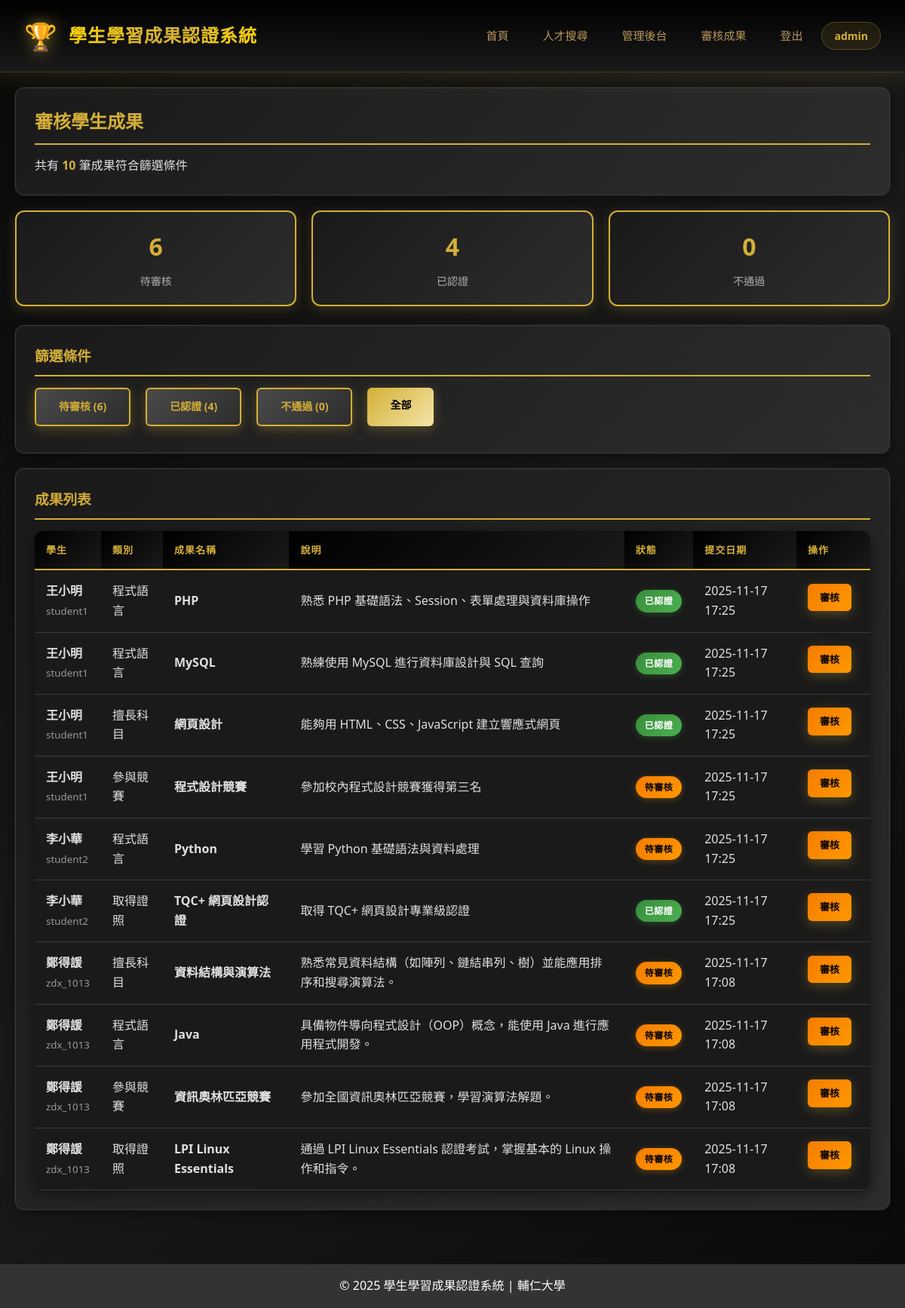
/admin_review.php?filter=all (signed in), run on an earlier commit of the app's database.
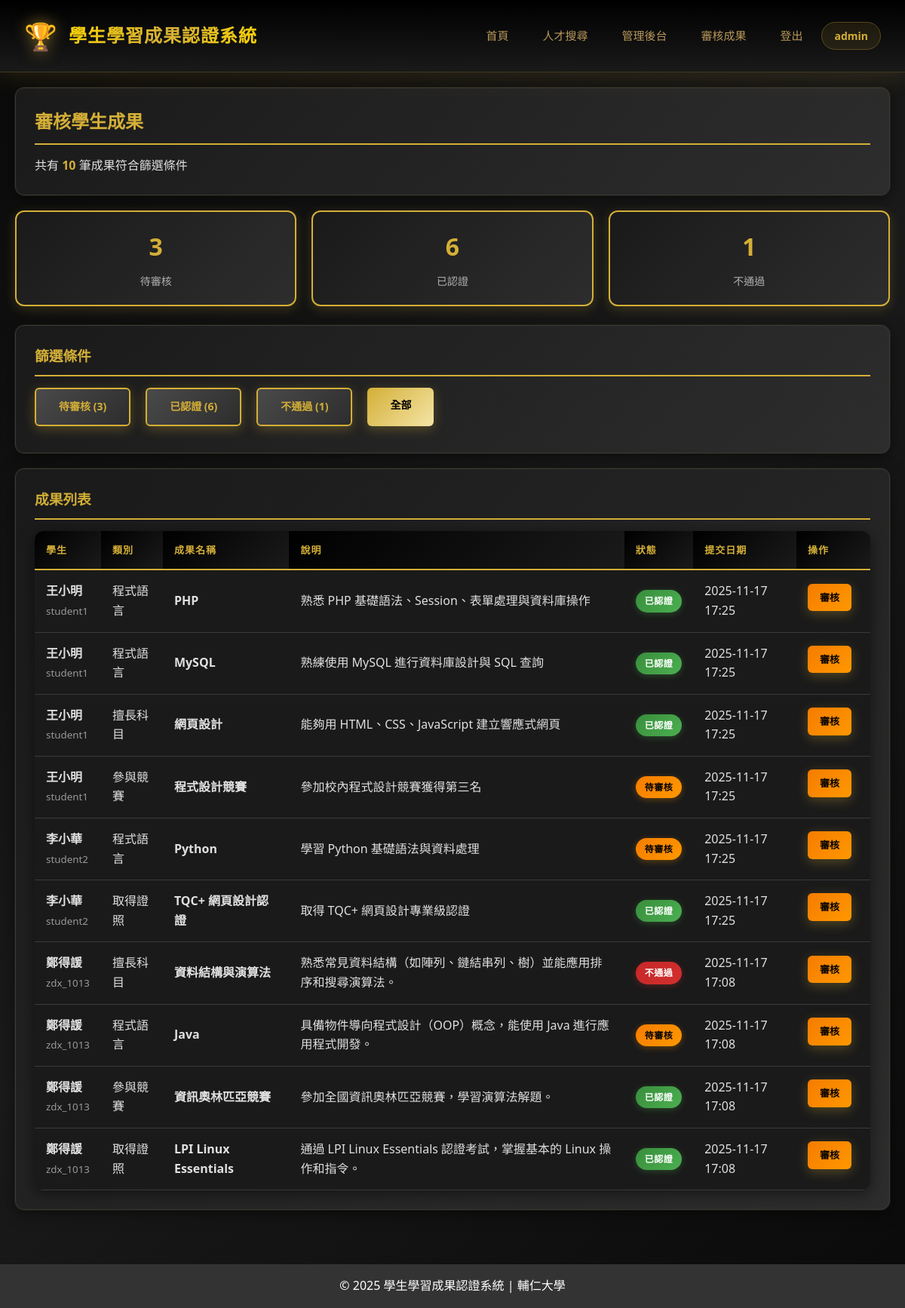
And on a later commit of the database.
### tables this page shows
CREATE TABLE `achievements` (
  `id` int(11) NOT NULL,
  `user_id` int(11) NOT NULL,
  `category` enum('subject','language','competition','certificate') NOT NULL COMMENT '擅長科目/程式語言/參與競賽/取得證照',
  `title` varchar(200) NOT NULL COMMENT '成果名稱',
  `description` text DEFAULT NULL COMMENT '成果描述',
  `status` enum('pending','approved','rejected') DEFAULT 'pending' COMMENT '待審核/已認證/不通過',
  `review_note` text DEFAULT NULL COMMENT '審核備註',
  `reviewed_by` int(11) DEFAULT NULL COMMENT '審核者ID',
  `reviewed_at` timestamp NULL DEFAULT NULL COMMENT '審核時間',
  `created_at` timestamp NULL DEFAULT current_timestamp(),
  `updated_at` timestamp NULL DEFAULT current_timestamp() ON UPDATE current_timestamp()
);

CREATE TABLE `users` (
  `id` int(11) NOT NULL,
  `username` varchar(50) NOT NULL,
  `password` varchar(255) NOT NULL,
  `email` varchar(100) NOT NULL,
  `full_name` varchar(100) NOT NULL,
  `role` enum('student','admin') DEFAULT 'student',
  `photo` varchar(255) DEFAULT NULL,
  `bio` text DEFAULT NULL,
  `created_at` timestamp NULL DEFAULT current_timestamp()
);

### config.php (called while the page is built, shortened)
<?php
function isLoggedIn() {
    return isset($_SESSION['user_id']);
}
function isAdmin() {
    return isset($_SESSION['role']) && $_SESSION['role'] === 'admin';
}
?>

### admin_review.php (the view, shortened to what this page needs)
<?php
require_once 'config.php';
    ?>
    <?php
$filter_status = $_GET['filter'] ?? 'pending';
$sql = "
    SELECT a.*, u.full_name, u.username, u.email
    FROM achievements a
    JOIN users u ON a.user_id = u.id
";
if ($filter_status !== 'all') {
    $sql .= " WHERE a.status = ?";
    $params = [$filter_status];
} else {
    $params = [];
}
$sql .= " ORDER BY a.created_at DESC";
$stmt = $pdo->prepare($sql);
$stmt->execute($params);
$achievements = $stmt->fetchAll();
$stmt = $pdo->query("
    SELECT status, COUNT(*) as count
    FROM achievements
    GROUP BY status
");
$stats = ['pending' => 0, 'approved' => 0, 'rejected' => 0];
while ($row = $stmt->fetch()) {
    $stats[$row['status']] = $row['count'];
}
include 'header.php';
?>
<div class="card">
    <h2>審核學生成果</h2>
    <p>共有 <strong style="color: #d4af37;"><?php echo count($achievements); ?></strong> 筆成果符合篩選條件</p>
</div>
<div class="stats-grid">
    <div class="stat-card">
        <h3><?php echo $stats['pending']; ?></h3>
        <p>待審核</p>
    </div>
    <div class="stat-card">
        <h3><?php echo $stats['approved']; ?></h3>
        <p>已認證</p>
    </div>
    <div class="stat-card">
        <h3><?php echo $stats['rejected']; ?></h3>
        <p>不通過</p>
    </div>
</div>
<div class="card">
    <h3>篩選條件</h3>
    <div style="display: flex; gap: 10px; flex-wrap: wrap;">
        <a href="?filter=pending" class="btn <?php echo $filter_status === 'pending' ? 'btn-warning' : 'btn-secondary'; ?>">
            待審核 (<?php echo $stats['pending']; ?>)
        </a>
        <a href="?filter=approved" class="btn <?php echo $filter_status === 'approved' ? 'btn-success' : 'btn-secondary'; ?>">
            已認證 (<?php echo $stats['approved']; ?>)
        </a>
        <a href="?filter=rejected" class="btn <?php echo $filter_status === 'rejected' ? 'btn-danger' : 'btn-secondary'; ?>">
            不通過 (<?php echo $stats['rejected']; ?>)
        </a>
        <a href="?filter=all" class="btn <?php echo $filter_status === 'all' ? '' : 'btn-secondary'; ?>">
            全部
        </a>
    </div>
</div>
<div class="card">
    <h3>成果列表</h3>
    <?php if (count($achievements) > 0): ?>
        <div class="table-container">
            <table>
                <thead>
                    <tr>
                        <th>學生</th>
                        <th>類別</th>
                        <th>成果名稱</th>
                        <th>說明</th>
                        <th>狀態</th>
                        <th>提交日期</th>
                        <th>操作</th>
                    </tr>
                </thead>
                <tbody>
                    <?php
                    $categories = [
                        'subject' => '擅長科目',
                        'language' => '程式語言',
                        'competition' => '參與競賽',
                        'certificate' => '取得證照'
                    ];
                    $status_labels = [
                        'pending' => '待審核',
                        'approved' => '已認證',
                        'rejected' => '不通過'
                    ];
                    foreach ($achievements as $item):
                    ?>
                    <tr>
                        <td>
                            <strong><?php echo htmlspecialchars($item['full_name']); ?></strong>
                            <br><small style="color: #999;"><?php echo htmlspecialchars($item['username']); ?></small>
                        </td>
                        <td><?php echo $categories[$item['category']] ?? $item['category']; ?></td>
                        <td><strong><?php echo htmlspecialchars($item['title']); ?></strong></td>
                        <td>
                            <?php if (!empty($item['description'])): ?>
                                <?php echo htmlspecialchars(mb_substr($item['description'], 0, 50)); ?>
                            <?php else: ?>
                                <span style="color: #999;">無說明</span>
                            <?php endif; ?>
                        </td>
                        <td style="white-space: nowrap;">
                            <span class="badge badge-<?php echo $item['status']; ?>">
                                <?php echo $status_labels[$item['status']] ?? $item['status']; ?>
                            </span>
                        </td>
                        <td><?php echo date('Y-m-d H:i', strtotime($item['created_at'])); ?></td>
                        <td>
                            <a href="admin_review.php?id=<?php echo $item['id']; ?>" class="btn btn-small btn-warning" style="text-align: center; white-space: nowrap;">
                                審核
                            </a>
                        </td>
                    </tr>
                    <?php endforeach; ?>
                </tbody>
            </table>
        </div>
    <?php else: ?>
        <p style="text-align: center; padding: 40px; color: #b0b0b0;">沒有符合條件的成果</p>
    <?php endif; ?>
</div>
<?php include 'footer.php'; ?>

### header.php (shortened to what this page needs)
<!DOCTYPE html>
<html lang="zh-TW">
<head>
</head>
<body>
    <header>
        <div class="header-content">
            <div class="logo-section">
                <span class="logo-icon">🏆</span>
                <h1 class="logo-text">學生學習成果認證系統</h1>
            </div>
            <nav>
                <ul>
                    <li><a href="index.php">首頁</a></li>
                    <li><a href="search.php">人才搜尋</a></li>
                    <?php if (isLoggedIn()): ?>
                        <?php if (isAdmin()): ?>
                            <li><a href="admin_dashboard.php">管理後台</a></li>
                            <li><a href="admin_review.php">審核成果</a></li>
                        <?php else: ?>
                            <li><a href="student_profile.php">我的資料</a></li>
                            <li><a href="student_achievements.php">我的成果</a></li>
                        <?php endif; ?>
                        <li><a href="logout.php">登出</a></li>
                        <li><span class="username"><?php echo htmlspecialchars($_SESSION['username'] ?? ''); ?></span></li>
                    <?php else: ?>
                        <li><a href="login.php">登入</a></li>
                        <li><a href="register.php">註冊</a></li>
                    <?php endif; ?>
                </ul>
            </nav>
        </div>
    </header>
    <div class="container">

### footer.php
</div>
    <footer style="background: #333; color: #fff; text-align: center; padding: 1rem 0; margin-top: 2rem;">
        <p>&copy; <?php echo date('Y'); ?> 學生學習成果認證系統 | 輔仁大學</p>
    </footer>
</body>
</html>

### header.php (style rules this page uses)
* { margin: 0; padding: 0; box-sizing: border-box; }
body { font-family: 'Microsoft JhengHei', 'PingFang TC', 'Segoe UI', Arial, sans-serif; line-height: 1.6; background: linear-gradient(135deg, #0a0a0a 0%, #1a1a1a 50%, #0a0a0a 100%); color: #e0e0e0; min-height: 100vh; }
.container { max-width: 1200px; margin: 0 auto; padding: 20px; }
header { background: linear-gradient(180deg, #000000 0%, #1a1a1a 100%); box-shadow: 0 4px 30px rgba(212, 175, 55, 0.15); position: sticky; top: 0; z-index: 1000; }
.header-content { max-width: 1200px; margin: 0 auto; display: flex; align-items: center; justify-content: space-between; padding: 1.2rem 2rem; border-bottom: 1px solid rgba(212, 175, 55, 0.2); }
.logo-section { display: flex; align-items: center; gap: 15px; }
.logo-icon { font-size: 2.2rem; filter: drop-shadow(0 0 10px rgba(212, 175, 55, 0.6)); }
.logo-text { font-size: 1.5rem; font-weight: 700; background: linear-gradient(135deg, #ffd700 0%, #d4af37 50%, #ffd700 100%); -webkit-background-clip: text; background-clip: text; -webkit-text-fill-color: transparent; letter-spacing: 1px; }
nav { background: transparent; padding: 0; }
nav ul { list-style: none; display: flex; gap: 5px; align-items: center; }
nav ul li a { color: #b8975a; text-decoration: none; padding: 10px 20px; display: block; font-weight: 500; font-size: 15px; transition: all 0.3s ease; border-radius: 6px; position: relative; }
nav ul li a::after { content: ''; position: absolute; bottom: 5px; left: 50%; transform: translateX(-50%); width: 0; height: 2px; background: linear-gradient(90deg, transparent, #ffd700, transparent); transition: width 0.3s ease; }
.username { color: #d4af37; font-weight: 600; padding: 8px 16px; background: rgba(212, 175, 55, 0.1); border-radius: 20px; border: 1px solid rgba(212, 175, 55, 0.3); font-size: 14px; }
.card { background: linear-gradient(135deg, #1a1a1a 0%, #2d2d2d 100%); border: 1px solid #3a3a3a; padding: 25px; margin-bottom: 20px; border-radius: 12px; box-shadow: 0 4px 20px rgba(0, 0, 0, 0.5), 0 0 0 1px rgba(212, 175, 55, 0.1); transition: all 0.3s ease; }
.card h2, .card h3 { color: #d4af37; margin-bottom: 15px; border-bottom: 2px solid #d4af37; padding-bottom: 10px; }
.btn { display: inline-block; padding: 12px 30px; background: linear-gradient(135deg, #d4af37 0%, #f4e5a7 100%); color: #000; border: none; border-radius: 6px; cursor: pointer; text-decoration: none; font-size: 14px; font-weight: 600; transition: all 0.3s ease; box-shadow: 0 4px 15px rgba(212, 175, 55, 0.3); margin-right: 10px; margin-bottom: 10px; }
.btn-secondary { background: linear-gradient(135deg, #4a4a4a 0%, #2d2d2d 100%); color: #d4af37; border: 2px solid #d4af37; }
.btn-warning { background: linear-gradient(135deg, #f57c00 0%, #ff9800 100%); color: #000; font-weight: 600; }
.btn-small { padding: 8px 16px; font-size: 13px; }
.table-container { overflow-x: auto; border-radius: 12px; box-shadow: 0 4px 20px rgba(0, 0, 0, 0.5); }
table { width: 100%; border-collapse: collapse; background: #1a1a1a; }
table th, table td { padding: 15px; text-align: left; border-bottom: 1px solid #3a3a3a; }
table th { background: linear-gradient(135deg, #000000 0%, #1a1a1a 100%); font-weight: 600; color: #d4af37; text-transform: uppercase; font-size: 13px; letter-spacing: 1px; border-bottom: 2px solid #d4af37; }
table td { color: #e0e0e0; }
.badge { display: inline-block; padding: 5px 12px; border-radius: 20px; font-size: 12px; font-weight: 600; letter-spacing: 0.5px; }
.badge-pending { background: linear-gradient(135deg, #f57c00 0%, #ff9800 100%); color: #000; box-shadow: 0 2px 8px rgba(255, 152, 0, 0.3); }
.badge-approved { background: linear-gradient(135deg, #388e3c 0%, #4caf50 100%); color: #fff; box-shadow: 0 2px 8px rgba(76, 175, 80, 0.3); }
.badge-rejected { background: linear-gradient(135deg, #c62828 0%, #d32f2f 100%); color: #fff; box-shadow: 0 2px 8px rgba(211, 47, 47, 0.3); }
.stats-grid { display: grid; grid-template-columns: repeat(auto-fit, minmax(200px, 1fr)); gap: 20px; margin-bottom: 25px; }
.stat-card { background: linear-gradient(135deg, #1a1a1a 0%, #2d2d2d 100%); padding: 20px; border-radius: 12px; text-align: center; border: 2px solid #d4af37; box-shadow: 0 4px 15px rgba(212, 175, 55, 0.2); }
.stat-card h3 { color: #d4af37; font-size: 2rem; margin-bottom: 10px; }
.stat-card p { color: #b0b0b0; font-size: 14px; }

What changed in the data, as far as the page shows it:
changed achievements "資料結構與演算法": status "待審核" → "不通過"
changed achievements "資訊奧林匹亞競賽": status "待審核" → "已認證"
changed achievements "LPI Linux Essentials": status "待審核" → "已認證"
Also different on the page:
$stats['pending']: "6" → "3"
$stats['approved']: "4" → "6"
$stats['rejected']: "0" → "1"
